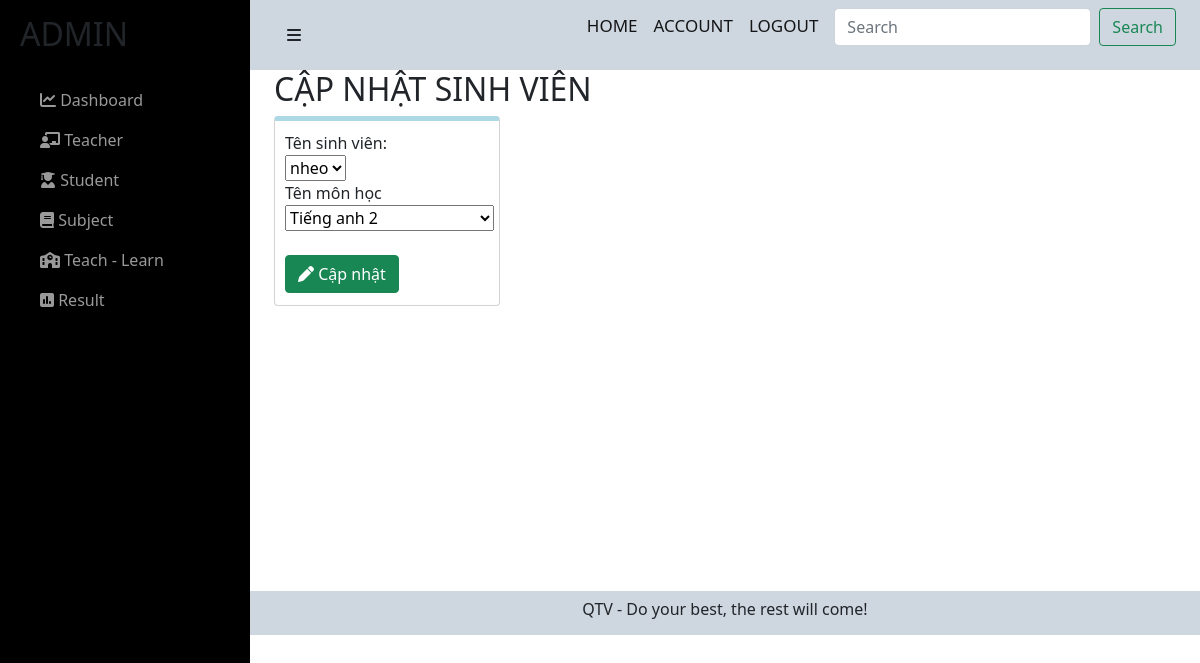
The page /admin/admin/upd-learn-admin.php?user_id=3 (signed in) on the database as committed earlier.
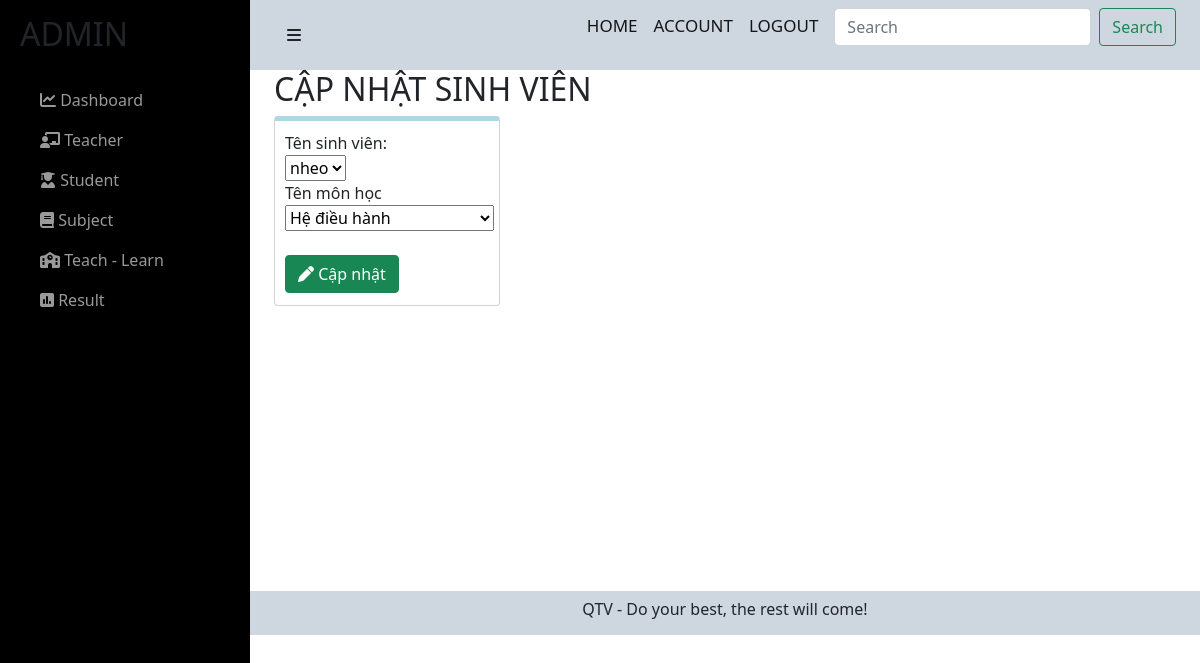
The same page on the database as committed later.
### tables this page shows
CREATE TABLE `relationship` (
  `user_id` int(11) NOT NULL,
  `idMH` int(11) NOT NULL,
  `note` varchar(255) DEFAULT NULL
);

CREATE TABLE `monhoc` (
  `idMH` int(11) NOT NULL,
  `nameMH` varchar(255) NOT NULL,
  `TC` int(11) NOT NULL
);

### admin/admin/upd-learn-admin.php (the view, shortened to what this page needs)
<?php include('../../config/config.php');
?>
<link href="https://cdn.jsdelivr.net/npm/bootstrap@5.0.2/dist/css/bootstrap.min.css" rel="stylesheet">
<link rel="stylesheet" href="https://cdnjs.cloudflare.com/ajax/libs/font-awesome/6.0.0-beta2/css/all.min.css" />
<link rel="stylesheet" href="../../css/add-teach-admin.css">
<?php
if (isset($_GET['user_id'])) {
    $user_id1 = $_GET['user_id'];
    $sql0 = "SELECT * FROM relationship WHERE user_id = '$user_id1'";
    $res0 = mysqli_query($conn, $sql0);
    $row0 = mysqli_fetch_assoc($res0);
    $idMH1 = $row0['idMH'];
}
?>
<div id="wrapper">
    <div id="sidebar-wrapper">
        <ul class="sidebar-nav">
            <li class="sidebar-brand">
                <h2>ADMIN</h2>
            </li>
            <li>
                <a href="index.php"><i class="fas fa-chart-line"></i> Dashboard</a>
            </li>
            <li>
                <a href="teacher.php"><i class="fas fa-chalkboard-teacher"></i> Teacher</a>
            </li>
            <li>
                <a href="student.php"><i class="fas fa-user-graduate"></i> Student</a>
            </li>
            <li>
                <a href="subject.php"><i class="fas fa-book"></i> Subject</a>
            </li>
            <li>
                <a href="learn-teach-admin.php"><i class="fas fa-school"></i> Teach - Learn</a>
            </li>
            <li>
                <a href="result-admin.php"><i class="fas fa-poll"></i> Result</a>
            </li>
        </ul>
    </div>
    <div id="page-content-wrapper">
        <div class="container-fluid">
            <div class="row">
                <div class="col-lg-12">
                    <nav class="navbar navbar-light">
                        <div class="container-fluid">
                            <a href="#menu-toggle" class="btn btn-default" id="menu-toggle"><i class="fas fa-bars"></i></a>
                            <form class="d-flex">
                                <a href="" class="navbar-brand">HOME</a>
                                <a href="" class="navbar-brand">ACCOUNT</a>
                                <a href="../../login/logout.php" class="navbar-brand">LOGOUT</a>
                                <input class="form-control me-2" type="search" placeholder="Search" aria-label="Search">
                                <button class="btn btn-outline-success" type="submit">Search</button>
                            </form>
                        </div>
                    </nav>
                    <div class="container">
                        <h2>CẬP NHẬT SINH VIÊN</h2>
                        <form class="form-add" method="post">
                            <div class="form-group ">
                                <label style="display: inline" for="idMH" class="col-sm-2 col-form-label">Tên sinh viên:</label>
                                <div class="col-sm-10">
                                    <select name="user_id">
                                        <?php
                                        $sql4 = "SELECT * FROM users WHERE user_id = '$user_id1'";
                                        $result4 = mysqli_query($conn, $sql4);
                                        while ($row4 = mysqli_fetch_assoc($result4)) {
                                            $user_id = $row4['user_id'];
                                            $user_name = $row4['user_name'];
                                        ?>
                                            <option <?php if ($user_id1 == $user_id) {
                                                        echo "selected";
                                                    } ?> value="<?php echo $user_id; ?>"><?php echo $user_name; ?></option>
                                        <?php
                                        }
                                        ?>
                                   </select>
                                </div>
                            </div>
                            <div class="form-group ">
                                <label style="display: inline" for="idMH" class="col-sm-2 col-form-label">Tên môn học</label>
                                <div class="col-sm-10">
                                    <select name="idMH">
                                        <?php
                                        $sql5 = "SELECT * FROM monhoc";
                                        $result5 = mysqli_query($conn, $sql5);
                                        while ($row5 = mysqli_fetch_assoc($result5)) {
                                            $idMH = $row5['idMH'];
                                            $nameMH = $row5['nameMH'];
                                        ?>
                                            <option <?php if ($idMH1 == $idMH) {
                                                        echo "selected";
                                                    } ?> value="<?php echo $idMH; ?>"><?php echo $nameMH; ?></option>
                                        <?php
                                        }
                                        ?>
                                   </select>
                                </div>
                            </div>
                            <br>
                            <button name="add" type="submit" class="btn btn-success"><i class="fas fa-pen"></i> Cập nhật</button>
                        </form>
                    </div>
                </div>
                <footer>
                    <p class="ftr text-center">
                        QTV - Do your best, the rest will come!
                    </p>
                </footer>
            </div>
        </div>
    </div>

### css/add-teach-admin.css (style rules this page uses)
.row > * { padding: 0; }
#wrapper { padding-left: 0; -webkit-transition: all 0.5s ease; -moz-transition: all 0.5s ease; -o-transition: all 0.5s ease; transition: all 0.5s ease; }
.navbar-brand { font-size: 17px; font-weight: 500; }
#page-content-wrapper { padding: 50px; position: relative; }
#sidebar-wrapper { z-index: 1000; position: fixed; left: 250px; width: 0; height: 100%; margin-left: -250px; overflow-y: auto; background: #000; -webkit-transition: all 0.5s ease; -moz-transition: all 0.5s ease; -o-transition: all 0.5s ease; transition: all 0.5s ease; }
#page-content-wrapper { width: 100%; position: absolute; padding: 15px; }
.sidebar-nav { position: absolute; top: 0; width: 250px; margin: 0; padding: 0; list-style: none; }
.sidebar-nav li { text-indent: 20px; line-height: 40px; }
.sidebar-nav li a { display: block; text-decoration: none; color: #999999; }
.sidebar-nav > .sidebar-brand { height: 65px; font-size: 18px; line-height: 60px; margin-top: 15px; }
@media (min-width: 768px) { #wrapper { padding-left: 250px; } }
@media (min-width: 768px) { #sidebar-wrapper { width: 250px; } }
@media (min-width: 768px) { #page-content-wrapper { padding: 0; position: relative; } }
.navbar, .ftr { background-color: #ced6e0; }
.ftr { height: 44px; margin-bottom: 0; padding-top: 6px; }
.container { min-height: 521px; }
.form-control { width: 60%; }
.form-add { border: 1px solid lightgray; height:190px; padding-left: 10px; width: 25%; border-radius:4px; border-top: 5px solid lightblue; padding-top: 10px; }

Rows that differ between the two databases and show on the page:
removed relationship: idMH "Tiếng anh 2"
added relationship: idMH "Hệ điều hành"
